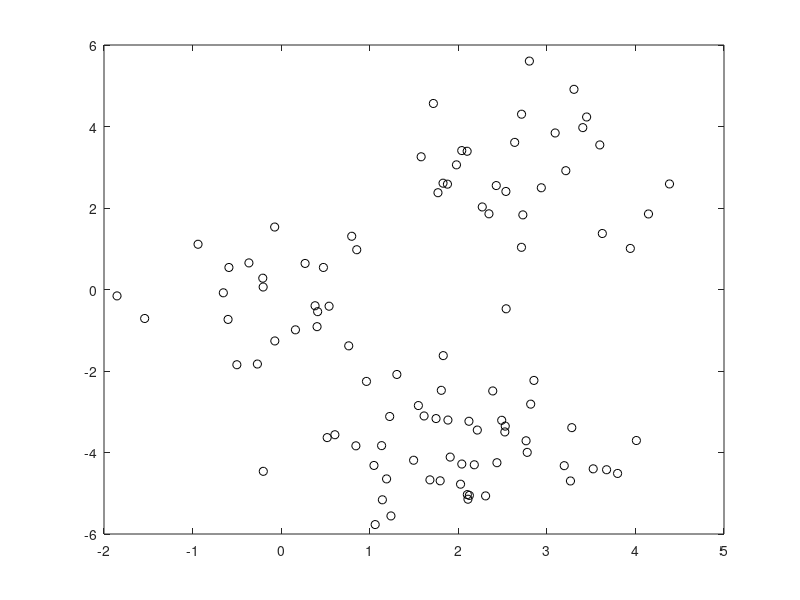

This chart was generated by the following MATLAB code: (Note: this script raises an error after producing the figure.)
%%
clear all; close all; clc;

%% Load the data
load('kmeansdata.mat');

%% Plot the data
figure(1);hold off
plot(X(:,1),X(:,2),'ko');

%% perform clustering
for K = 2:7 % The number of clusters
    [cluster_means,ClusterIndex] = kmeans_cluster2(X,K);
    % Plot the assigned data
    cols = {'r','g','b','k','m','c','y'};
    figure(1); hold off
    for k = 1:K
        plot(X(ClusterIndex==k,1),X(ClusterIndex==k,2),...
            'ko','markerfacecolor',cols{k});
        hold on
    end
    % Plot the means
    figure(1)
    for k = 1:K
        plot(cluster_means(k,1),cluster_means(k,2),'ks','markersize',15,...
            'markerfacecolor',cols{k});
    end
    title(sprintf('K = %d, press any key to continue',K));
    pause
end